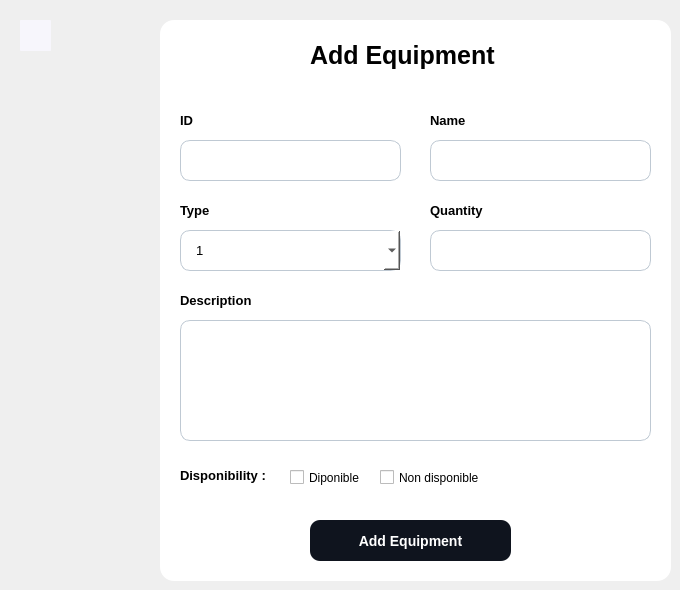
             <widget class="QWidget" name="page_4">
              <widget class="QLineEdit" name="ID">
               <property name="geometry">
                <rect>
                 <x>180</x>
                 <y>140</y>
                 <width>221</width>
                 <height>41</height>
                </rect>
               </property>
               <property name="styleSheet">
                <string notr="true">#ID {
	background-color:white ; 
	border-radius:10px ; 
	font-size:13px ; 
	padding-left : 15px ; 
	border:1px solid #BFC9D3 ; 
}</string>
               </property>
              </widget>
              <widget class="QLabel" name="title1">
               <property name="geometry">
                <rect>
                 <x>310</x>
                 <y>40</y>
                 <width>201</width>
                 <height>31</height>
                </rect>
               </property>
               <property name="styleSheet">
                <string notr="true">#title1 {
	font-size: 25px ; 
	font-weight:bold ; 
	
}</string>
               </property>
               <property name="text">
                <string>Add Equipment</string>
               </property>
              </widget>
              <widget class="QLineEdit" name="name">
               <property name="geometry">
                <rect>
                 <x>430</x>
                 <y>140</y>
                 <width>221</width>
                 <height>41</height>
                </rect>
               </property>
               <property name="styleSheet">
                <string notr="true">#name {
	background-color:white ; 
	border-radius:10px ; 
	font-size:13px ; 
	padding-left : 15px ; 
	border:1px solid #BFC9D3 ; 
}</string>
               </property>
              </widget>
              <widget class="QLabel" name="label_2">
               <property name="geometry">
                <rect>
                 <x>180</x>
                 <y>110</y>
                 <width>21</width>
                 <height>21</height>
                </rect>
               </property>
               <property name="styleSheet">
                <string notr="true">font-size:13px;
font-weight:bold ; </string>
               </property>
               <property name="text">
                <string>ID</string>
               </property>
              </widget>
              <widget class="QLabel" name="label_3">
               <property name="geometry">
                <rect>
                 <x>430</x>
                 <y>110</y>
                 <width>41</width>
                 <height>21</height>
                </rect>
               </property>
               <property name="styleSheet">
                <string notr="true">font-size:13px;
font-weight:bold ; </string>
               </property>
               <property name="text">
                <string>Name</string>
               </property>
              </widget>
              <widget class="QLabel" name="label_4">
               <property name="geometry">
                <rect>
                 <x>180</x>
                 <y>200</y>
                 <width>31</width>
                 <height>21</height>
                </rect>
               </property>
               <property name="styleSheet">
                <string notr="true">font-size:13px;
font-weight:bold ; </string>
               </property>
               <property name="text">
                <string>Type</string>
               </property>
              </widget>
              <widget class="QLineEdit" name="qnt">
               <property name="geometry">
                <rect>
                 <x>430</x>
                 <y>230</y>
                 <width>221</width>
                 <height>41</height>
                </rect>
               </property>
               <property name="styleSheet">
                <string notr="true">#qnt {
	background-color:white ; 
	border-radius:10px ; 
	font-size:13px ; 
	padding-left : 15px ; 
	border:1px solid #BFC9D3 ; 

}</string>
               </property>
              </widget>
              <widget class="QLabel" name="label_5">
               <property name="geometry">
                <rect>
                 <x>430</x>
                 <y>200</y>
                 <width>61</width>
                 <height>21</height>
                </rect>
               </property>
               <property name="styleSheet">
                <string notr="true">font-size:13px;
font-weight:bold ; </string>
               </property>
               <property name="text">
                <string>Quantity</string>
               </property>
              </widget>
              <widget class="QTextEdit" name="desc">
               <property name="geometry">
                <rect>
                 <x>180</x>
                 <y>320</y>
                 <width>471</width>
                 <height>121</height>
                </rect>
               </property>
               <property name="styleSheet">
                <string notr="true">#desc{
	background-color:white ; 
	border-radius:10px ; 
	font-size:13px ; 
	padding : 15px 0 0 15px ; 
	border:1px solid #BFC9D3 ; 

}</string>
               </property>
              </widget>
              <widget class="QLabel" name="label_6">
               <property name="geometry">
                <rect>
                 <x>180</x>
                 <y>460</y>
                 <width>91</width>
                 <height>31</height>
                </rect>
               </property>
               <property name="styleSheet">
                <string notr="true">font-size:13px;
font-weight:bold ; </string>
               </property>
               <property name="text">
                <string>Disponibility :</string>
               </property>
              </widget>
              <widget class="QLabel" name="label_7">
               <property name="geometry">
                <rect>
                 <x>180</x>
                 <y>290</y>
                 <width>81</width>
                 <height>21</height>
                </rect>
               </property>
               <property name="styleSheet">
                <string notr="true">font-size:13px;
font-weight:bold ; </string>
               </property>
               <property name="text">
                <string>Description</string>
               </property>
              </widget>
              <widget class="QCheckBox" name="checkBox">
               <property name="geometry">
                <rect>
                 <x>290</x>
                 <y>467</y>
                 <width>81</width>
                 <height>21</height>
                </rect>
               </property>
               <property name="cursor">
                <cursorShape>PointingHandCursor</cursorShape>
               </property>
               <property name="text">
                <string>Diponible</string>
               </property>
               <property name="autoExclusive">
                <bool>true</bool>
               </property>
               <property name="tristate">
                <bool>false</bool>
               </property>
              </widget>
              <widget class="QCheckBox" name="checkBox_2">
               <property name="geometry">
                <rect>
                 <x>380</x>
                 <y>467</y>
                 <width>111</width>
                 <height>21</height>
                </rect>
               </property>
               <property name="cursor">
                <cursorShape>PointingHandCursor</cursorShape>
               </property>
               <property name="text">
                <string>Non disponible</string>
               </property>
               <property name="autoExclusive">
                <bool>true</bool>
               </property>
               <property name="tristate">
                <bool>false</bool>
               </property>
              </widget>
              <widget class="QPushButton" name="add_equip">
               <property name="geometry">
                <rect>
                 <x>310</x>
                 <y>520</y>
                 <width>201</width>
                 <height>41</height>
                </rect>
               </property>
               <property name="cursor">
                <cursorShape>PointingHandCursor</cursorShape>
               </property>
               <property name="styleSheet">
                <string notr="true">#add_equip {
	background-color:#0F141E ; 
	border-radius:10px ; 
	color : white ; 
	font-size:14px ; 
	font-weight:bold; 
}

#add_equip::hover {
	background-color:#4AC7EA ; 
	color:white ; 
}</string>
               </property>
               <property name="text">
                <string>Add Equipment</string>
               </property>
              </widget>
              <widget class="QPushButton" name="back">
               <property name="geometry">
                <rect>
                 <x>20</x>
                 <y>20</y>
                 <width>31</width>
                 <height>31</height>
                </rect>
               </property>
               <property name="cursor">
                <cursorShape>PointingHandCursor</cursorShape>
               </property>
               <property name="styleSheet">
                <string notr="true">#back {
	background-color:#F7F6FC; 
	border-radius:1px ; 
	image: url(:/icons/tsawer/arrow-left.svg);
}

#back::hover {
	
	image: url(:/icons/tsawer/arrow-left_hover.svg);
}</string>
               </property>
               <property name="text">
                <string/>
               </property>
              </widget>
              <widget class="QWidget" name="add_container" native="true">
               <property name="geometry">
                <rect>
                 <x>160</x>
                 <y>20</y>
                 <width>511</width>
                 <height>561</height>
                </rect>
               </property>
               <property name="styleSheet">
                <string notr="true">#add_container {
	background-color :white ; 
	border-radius :14px ; 
}</string>
               </property>
               <widget class="QComboBox" name="type">
                <property name="geometry">
                 <rect>
                  <x>20</x>
                  <y>210</y>
                  <width>221</width>
                  <height>41</height>
                 </rect>
                </property>
                <property name="styleSheet">
                 <string notr="true">QComboBox {
	background-color:white ; 
	border-radius:10px ; 
	font-size:13px ; 
	padding-left : 15px ; 
	border:1px solid #BFC9D3 ; 

}</string>
                </property>
                <item>
                 <property name="text">
                  <string>1</string>
                 </property>
                </item>
                <item>
                 <property name="text">
                  <string>2</string>
                 </property>
                </item>
                <item>
                 <property name="text">
                  <string>3</string>
                 </property>
                </item>
               </widget>
              </widget>
              <zorder>add_container</zorder>
              <zorder>ID</zorder>
              <zorder>title1</zorder>
              <zorder>name</zorder>
              <zorder>label_2</zorder>
              <zorder>label_3</zorder>
              <zorder>label_4</zorder>
              <zorder>qnt</zorder>
              <zorder>label_5</zorder>
              <zorder>desc</zorder>
              <zorder>label_6</zorder>
              <zorder>label_7</zorder>
              <zorder>checkBox</zorder>
              <zorder>checkBox_2</zorder>
              <zorder>add_equip</zorder>
              <zorder>back</zorder>
             </widget>
